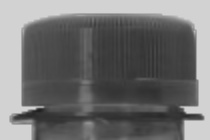
#> input picture Create_bottles/test_cap.jpg, 210 x 140 px, found by its file name
$ python test.py
#> lines starting #> are read from the running program, lines starting #| are printed output that depends on the picture; after the words box and inside, x2 and y2 are one past the last pixel; in counts of white or black regions, pixels touching at a corner belong together
import cv2
import numpy as np
import matplotlib.pyplot as plt
from io import BytesIO


frame = cv2.imread('Create_bottles/test_cap.jpg')
#> frame is the input picture: shape (140, 210, 3); min 31, max 214, mean 113.5
frame_gray = cv2.cvtColor(frame, cv2.COLOR_RGB2GRAY)

# Создаем окно для трекбаров
cv2.namedWindow('Parameters')
cv2.resizeWindow('Parameters', 800, 400)

# Создаем окно для отображения результатов
cv2.namedWindow('Line Detection')
cv2.resizeWindow('Line Detection', 1200, 800)

# Инициализация параметров
canny1 = 20
canny2 = 60
hough_thresh = 30
min_length = 110
max_gap = 50
angle_tol = 5
morph_size = 15

# Создаем трекбары
cv2.createTrackbar('Canny1', 'Parameters', canny1, 255, lambda x: None)
cv2.createTrackbar('Canny2', 'Parameters', canny2, 255, lambda x: None)
cv2.createTrackbar('HoughThresh', 'Parameters', hough_thresh, 200, lambda x: None)
cv2.createTrackbar('MinLength', 'Parameters', min_length, 300, lambda x: None)
cv2.createTrackbar('MaxGap', 'Parameters', max_gap, 100, lambda x: None)
cv2.createTrackbar('AngleTol', 'Parameters', angle_tol, 30, lambda x: None)
cv2.createTrackbar('MorphSize', 'Parameters', morph_size, 50, lambda x: None)

def matplotlib_figure_to_opencv(fig):
    """Конвертирует matplotlib figure в изображение OpenCV"""
    # Сохраняем рисунок в буфер памяти
    buf = BytesIO()
    fig.savefig(buf, format='png', bbox_inches='tight', dpi=100)
    buf.seek(0)

    # Читаем изображение из буфера
    img_arr = np.frombuffer(buf.getvalue(), dtype=np.uint8)
    buf.close()

    # Декодируем изображение
    img = cv2.imdecode(img_arr, cv2.IMREAD_COLOR)
    return img

def detect_horizontal_lines(image_bw, canny_threshold1, canny_threshold2, hough_threshold,
                           min_line_length, max_line_gap, angle_tolerance, morph_size, debug=False):
    """
    Обнаруживает горизонтальные линии на черно-белом изображении
    """
#> called with canny_threshold1 = 20, canny_threshold2 = 60, hough_threshold = 30, min_line_length = 110, max_line_gap = 50, angle_tolerance = 5, morph_size = 15, debug = True
    # 1. Улучшение контраста
    equ = cv2.equalizeHist(image_bw)
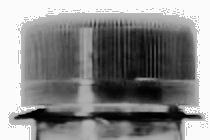
#> equ: shape (140, 210); min 0, max 255, mean 135.5

    # 2. Гауссово размытие
    blurred = cv2.GaussianBlur(equ, (5, 5), 0)
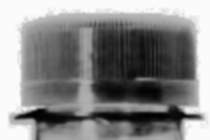
#> blurred: shape (140, 210); min 0, max 252, mean 135.5

    # 3. Детектирование границ
    edges = cv2.Canny(blurred, canny_threshold1, canny_threshold2)
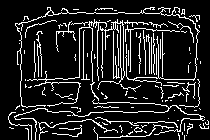
#> edges: shape (140, 210); 13.4% white in thin lines or dots

    # 4. Морфологические операции
    kernel_horizontal = np.ones((1, morph_size), np.uint8)
    enhanced = cv2.morphologyEx(edges, cv2.MORPH_CLOSE, kernel_horizontal)
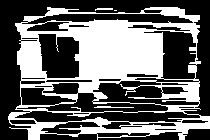
#> enhanced: shape (140, 210); 39.9% white; 4 white regions (1 under 20 px), largest, box (x1, y1, x2, y2) and area: (8, 7, 210, 140) 11643, (94, 106, 134, 108) 54, (95, 8, 113, 11) 35

    # 5. Преобразование Хафа
    lines = cv2.HoughLinesP(
        enhanced,
        rho=1,
        theta=np.pi/180,
        threshold=hough_threshold,
        minLineLength=min_line_length,
        maxLineGap=max_line_gap
    )
#> lines = 96 rows, first 6: [27, 16, 199, 85], [31, 126, 187, 132], [19, 40, 193, 22], [24, 16, 198, 90], [9, 120, 199, 31], [29, 16, 196, 54]

    horizontal_lines = []
    if lines is not None:
        for line in lines:
            x1, y1, x2, y2 = line[0]
            angle = np.degrees(np.arctan2(y2 - y1, x2 - x1))
            if (abs(angle) < angle_tolerance) or (abs(angle) > 180 - angle_tolerance):
                horizontal_lines.append((x1, y1, x2, y2))
#> this loop made 96 passes
#> (x1, y1, x2, y2, angle) on passes 1 to 12: (27, 16, 199, 85, 21.86), (31, 126, 187, 132, 2.2), (19, 40, 193, 22, -5.91), (24, 16, 198, 90, 23.04), (9, 120, 199, 31, -25.1), (29, 16, 196, 54, 12.82), (20, 83, 194, 23, -19.03), (11, 124, 209, 128, 1.16), (25, 22, 209, 120, 28.04), (46, 13, 184, 13, 0), (21, 69, 189, 15, -17.82), (21, 75, 196, 53, -7.17)
#> after the loop, horizontal_lines = 21 items, first 6: (31, 126, 187, 132), (11, 124, 209, 128), (46, 13, 184, 13), (28, 133, 209, 127), (28, 135, 187, 130), (27, 129, 209, 123)

    return horizontal_lines, edges, enhanced

while True:
    # Получаем значения трекбаров
    canny1 = cv2.getTrackbarPos('Canny1', 'Parameters')
    canny2 = cv2.getTrackbarPos('Canny2', 'Parameters')
    hough_thresh = cv2.getTrackbarPos('HoughThresh', 'Parameters')
    min_length = cv2.getTrackbarPos('MinLength', 'Parameters')
    max_gap = cv2.getTrackbarPos('MaxGap', 'Parameters')
    angle_tol = cv2.getTrackbarPos('AngleTol', 'Parameters')
    morph_size = max(1, cv2.getTrackbarPos('MorphSize', 'Parameters'))

    # Обнаружение линий
    horizontal_lines, edges, enhanced = detect_horizontal_lines(
        frame_gray,
        canny_threshold1=canny1,
        canny_threshold2=canny2,
        hough_threshold=hough_thresh,
        min_line_length=min_length,
        max_line_gap=max_gap,
        angle_tolerance=angle_tol,
        morph_size=morph_size,
        debug=True
    )

    # Создаем график с помощью matplotlib
    fig = plt.figure(figsize=(15, 10))

    plt.subplot(221)
    plt.imshow(frame_gray, cmap='gray')
    plt.title("Original Image")
    plt.axis('off')

    plt.subplot(222)
    plt.imshow(edges, cmap='gray')
    plt.title(f"Canny Edges (T1={canny1}, T2={canny2})")
    plt.axis('off')

    plt.subplot(223)
    plt.imshow(enhanced, cmap='gray')
    plt.title(f"Enhanced Lines (MorphSize={morph_size})")
    plt.axis('off')

    plt.subplot(224)
    debug_img = cv2.cvtColor(frame_gray, cv2.COLOR_GRAY2BGR)
    for line in horizontal_lines:
        x1, y1, x2, y2 = line
        cv2.line(debug_img, (x1, y1), (x2, y2), (0, 0, 255), 2)
#> this loop made 21 passes
#> (x1, y1, x2, y2) on passes 1 to 12: (31, 126, 187, 132), (11, 124, 209, 128), (46, 13, 184, 13), (28, 133, 209, 127), (28, 135, 187, 130), (27, 129, 209, 123), (10, 113, 200, 109), (8, 117, 209, 124), (8, 119, 209, 126), (47, 12, 184, 12), (47, 9, 184, 9), (47, 8, 179, 8)
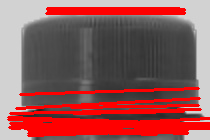
#> debug_img: shape (140, 210, 3); mean B, G, R 89, 89, 144.8
    plt.imshow(cv2.cvtColor(debug_img, cv2.COLOR_BGR2RGB))
    plt.title(f"Detected: {len(horizontal_lines)} lines\n"
              f"HoughThresh={hough_thresh}, MinLength={min_length}, MaxGap={max_gap}, AngleTol={angle_tol}")
    plt.axis('off')

    plt.tight_layout()

    # Конвертируем matplotlib figure в OpenCV изображение
    plot_img = matplotlib_figure_to_opencv(fig)
#> in matplotlib_figure_to_opencv, `fig.savefig(buf, format='png', bbox_inches='tight', dpi=100)`:
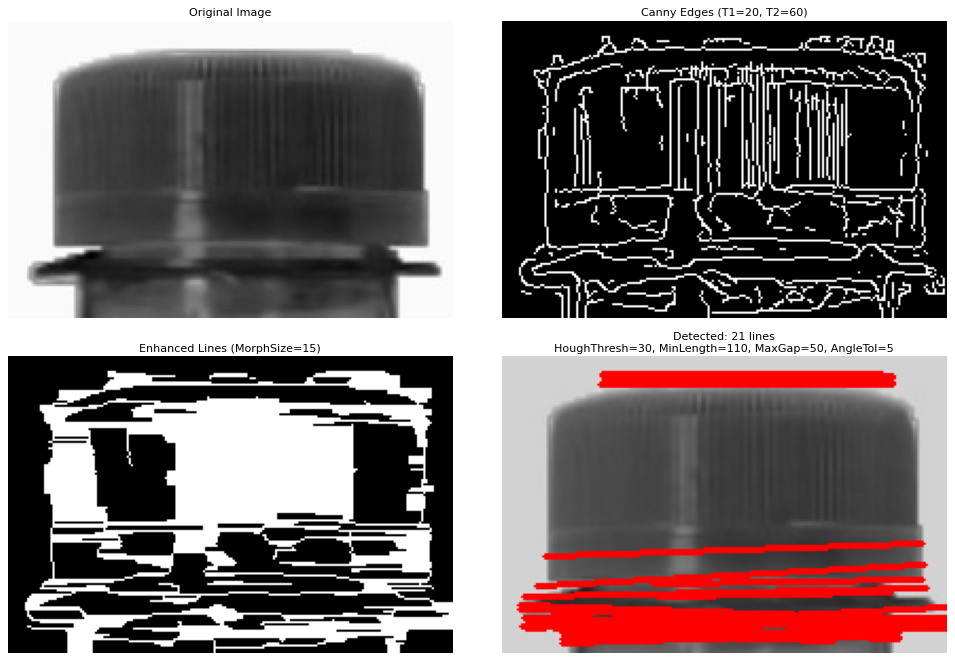
#> figure drawn by matplotlib, 4 panels
#> in matplotlib_figure_to_opencv, `img = cv2.imdecode(img_arr, cv2.IMREAD_COLOR)`:
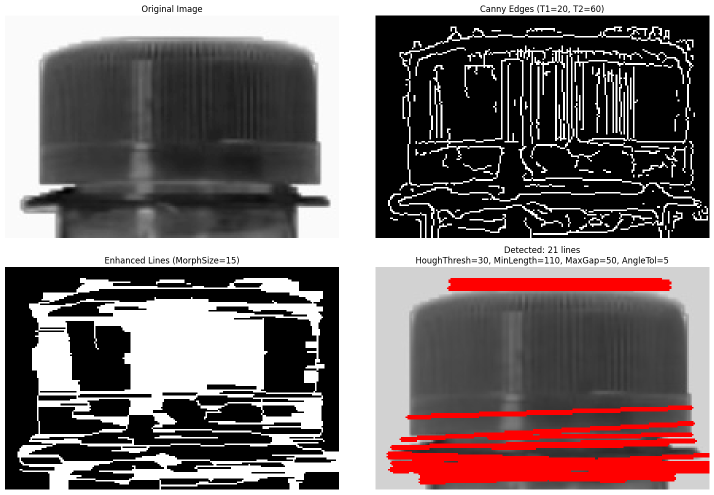
#> img: shape (989, 1427, 3) (shown at 1/2 size); mean B, G, R 110.8, 110.8, 122.6
    plt.close(fig)  # Закрываем figure чтобы не накапливать в памяти

    # Отображаем результат
    cv2.imshow('Line Detection', plot_img)

    # Проверка клавиши выхода
    key = cv2.waitKey(30) & 0xFF
#> (key Esc is pressed here)
    if key == 27:  # ESC
        break

cv2.destroyAllWindows()
